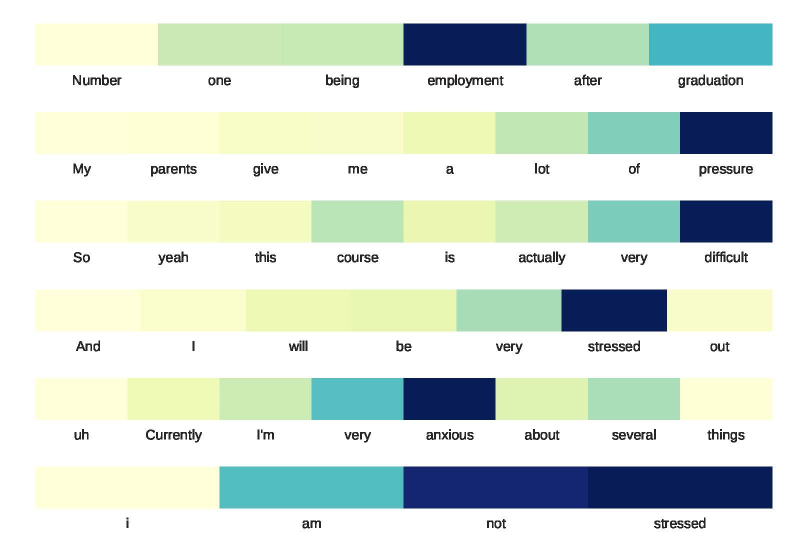
#> input picture _networks/lstm attentional/img/stressed.jpg, 1600 x 1100 px (shown at 1/2 size)
$ python -i detector_utils.py   (imports and definitions only)
#> lines starting #> are read from the running program, lines starting #| are printed output that depends on the picture
import os
import cv2
import numpy as np
from PIL import Image


def read_image_bgr(path):
    """ Read an image in BGR format.
    Args
        path: Path to the image.
    """
    if isinstance(path, str):
        image = np.ascontiguousarray(Image.open(path).convert("RGB"))
#> image is the input picture: shape (1100, 1600, 3); mean R, G, B 215.1, 226.8, 217.7
    else:
        path = cv2.cvtColor(path, cv2.COLOR_BGR2RGB)
        image = np.ascontiguousarray(Image.fromarray(path))

    return image[:, :, ::-1]
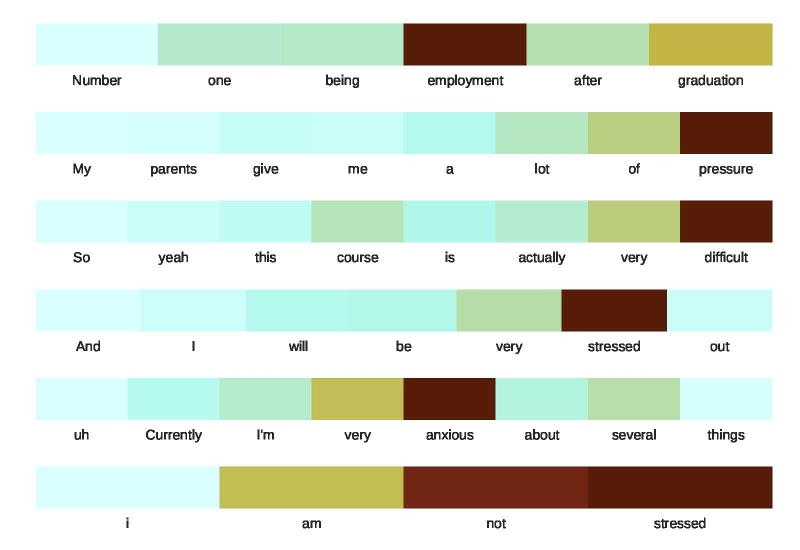
#> returned value: shape (1100, 1600, 3) (shown at 1/2 size); mean of channels 0, 1, 2 217.7, 226.8, 215.1; drawn as R, G, B


def _preprocess_image(x, mode="caffe"):
#> called with mode = 'caffe'
    x = x.astype(np.float32)

    if mode == "tf":
        x /= 127.5
        x -= 1.0
    elif mode == "caffe":
        x -= [103.939, 116.779, 123.68]

    return x


def compute_resize_scale(image_shape, min_side=800, max_side=1333):
    (rows, cols, _) = image_shape

    smallest_side = min(rows, cols)

    scale = min_side / smallest_side

    largest_side = max(rows, cols)
    if largest_side * scale > max_side:
        scale = max_side / largest_side

    return scale


def read_resize_image(img, min_side=800, max_side=1333):
#> called with min_side = 800, max_side = 1333
    scale = compute_resize_scale(img.shape, min_side=min_side, max_side=max_side)
#> scale = 0.727

    img = cv2.resize(img, None, fx=scale, fy=scale)
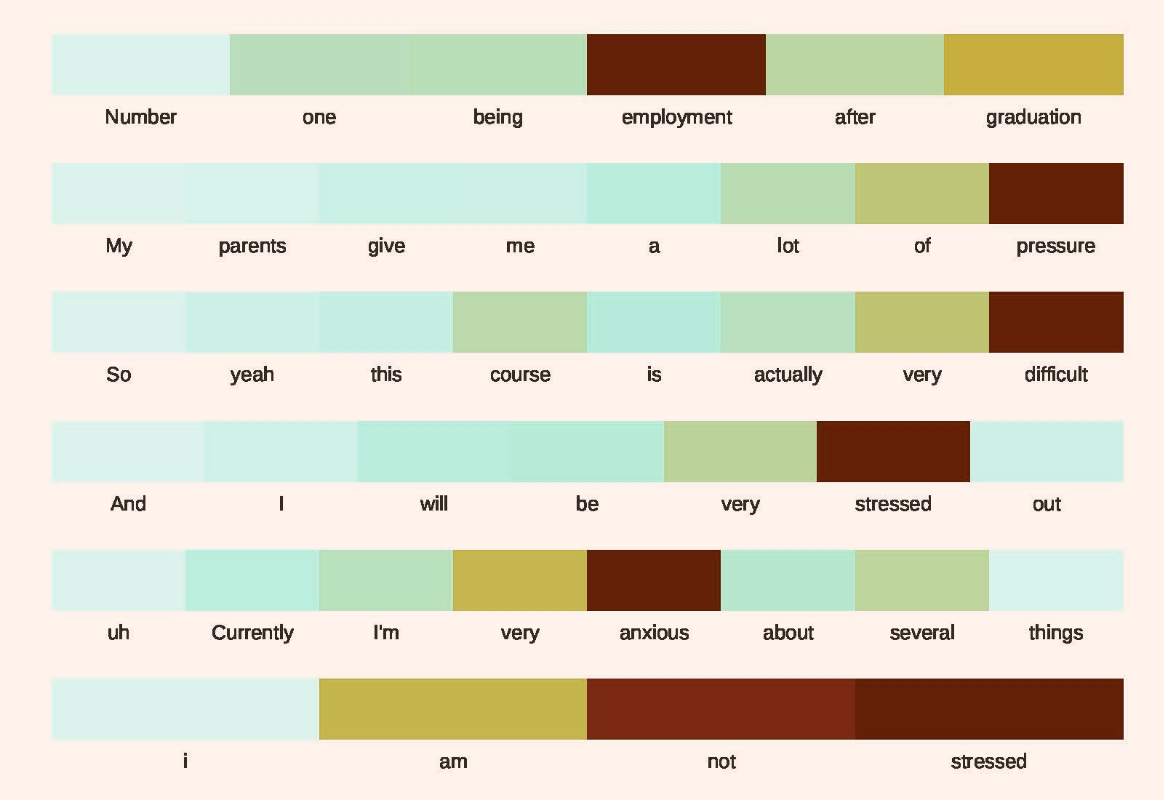
#> img: shape (800, 1164, 3) float32; mean of channels 0, 1, 2 114.2, 109.8, 91.2; drawn with min black and max white

    return img, scale


def preprocess_image(
    image_path, min_side=800, max_side=1333,
):
    image = read_image_bgr(image_path)
    image = _preprocess_image(image)
    image, scale = read_resize_image(image, min_side=min_side, max_side=max_side)
#> scale = 0.727
    return image, scale

>>> result = preprocess_image('../../../_networks/lstm attentional/img/stressed.jpg')
